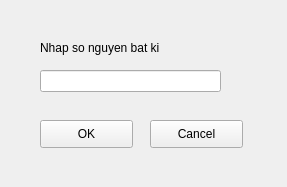
<?xml version="1.0" encoding="UTF-8"?>
<ui version="4.0">
 <class>Form</class>
 <widget class="QWidget" name="Form">
  <property name="geometry">
   <rect>
    <x>0</x>
    <y>0</y>
    <width>287</width>
    <height>187</height>
   </rect>
  </property>
  <property name="windowTitle">
   <string>Form</string>
  </property>
  <widget class="QLineEdit" name="lineEdit">
   <property name="geometry">
    <rect>
     <x>40</x>
     <y>70</y>
     <width>181</width>
     <height>22</height>
    </rect>
   </property>
  </widget>
  <widget class="QLabel" name="label">
   <property name="geometry">
    <rect>
     <x>40</x>
     <y>40</y>
     <width>141</width>
     <height>16</height>
    </rect>
   </property>
   <property name="text">
    <string>Nhap so nguyen bat ki</string>
   </property>
  </widget>
  <widget class="QPushButton" name="pushButton">
   <property name="geometry">
    <rect>
     <x>40</x>
     <y>120</y>
     <width>93</width>
     <height>28</height>
    </rect>
   </property>
   <property name="text">
    <string>OK</string>
   </property>
  </widget>
  <widget class="QPushButton" name="pushButton_2">
   <property name="geometry">
    <rect>
     <x>150</x>
     <y>120</y>
     <width>93</width>
     <height>28</height>
    </rect>
   </property>
   <property name="text">
    <string>Cancel</string>
   </property>
  </widget>
 </widget>
 <resources/>
 <connections/>
</ui>
